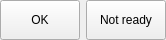
<?xml version="1.0" encoding="UTF-8"?>
<ui version="4.0">
 <class>DlgHouseItemOnOffWidget</class>
 <widget class="QWidget" name="DlgHouseItemOnOffWidget">
  <property name="geometry">
   <rect>
    <x>0</x>
    <y>0</y>
    <width>156</width>
    <height>40</height>
   </rect>
  </property>
  <property name="windowTitle">
   <string>Form</string>
  </property>
  <layout class="QHBoxLayout" name="horizontalLayout">
   <property name="leftMargin">
    <number>0</number>
   </property>
   <property name="topMargin">
    <number>0</number>
   </property>
   <property name="rightMargin">
    <number>0</number>
   </property>
   <property name="bottomMargin">
    <number>0</number>
   </property>
   <item>
    <widget class="QPushButton" name="btnOk">
     <property name="minimumSize">
      <size>
       <width>0</width>
       <height>40</height>
      </size>
     </property>
     <property name="text">
      <string>OK</string>
     </property>
     <property name="checkable">
      <bool>true</bool>
     </property>
    </widget>
   </item>
   <item>
    <widget class="QPushButton" name="btnReady">
     <property name="minimumSize">
      <size>
       <width>0</width>
       <height>40</height>
      </size>
     </property>
     <property name="text">
      <string>Not ready</string>
     </property>
     <property name="checkable">
      <bool>true</bool>
     </property>
    </widget>
   </item>
  </layout>
 </widget>
 <resources/>
 <connections/>
</ui>
